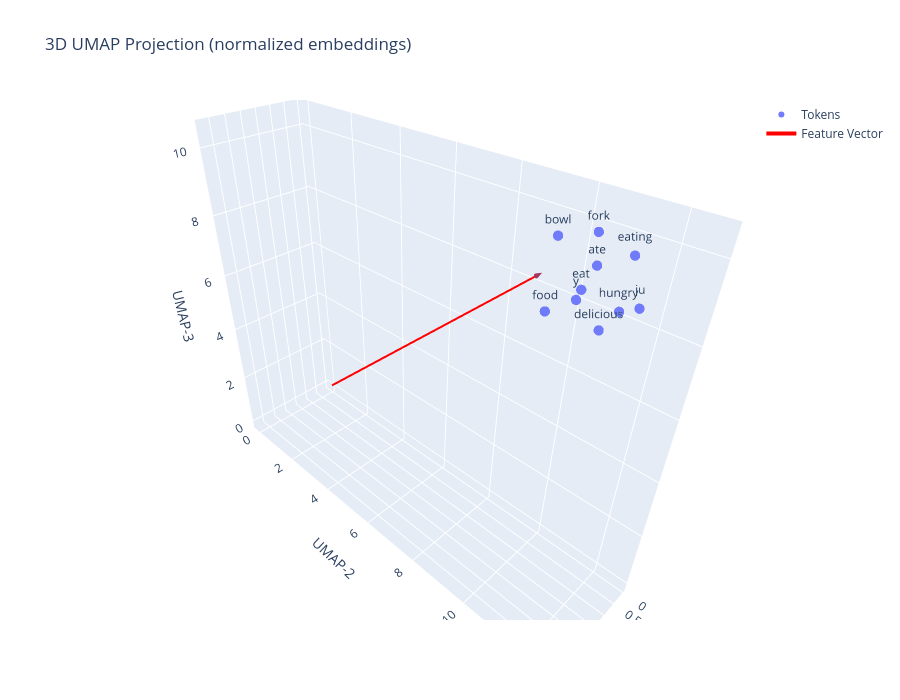

Notebook cell for this chart:
### Code cell
import numpy as np
import torch
import umap.umap_ as umap
import plotly.graph_objects as go

def plot_tokens_umap_3d(
    token_idx_list,
    embedding_table,   # torch.Tensor (vocab_size, d)
    feature_vec,       # torch.Tensor (d,)
    n_neighbors=15,
    min_dist=0.1,
    metric="cosine",
    random_state=0,
):
    """
    Projects token embeddings + feature vector to 3D with UMAP,
    using normalized vectors.

    - token_idx_list: list of (token, idx)
    - embedding_table: lookup table (vocab_size, d)
    - feature_vec: (d,)
    """

    # -------------------------
    # 1. Extract embeddings
    # -------------------------
    tokens = [t for t, _ in token_idx_list]
    idxs = [i for _, i in token_idx_list]

    emb_matrix = embedding_table[idxs].detach().cpu().numpy()  # (N, d)
    feat = feature_vec.detach().cpu().numpy().reshape(1, -1)   # (1, d)

    X = np.vstack([emb_matrix, feat])      # (N+1, d)

    # -------------------------
    # 2. Normalize (L2 norm)
    # -------------------------
    norms = np.linalg.norm(X, axis=1, keepdims=True)
    norms[norms == 0] = 1.0
    X_norm = X / norms

    # -------------------------
    # 3. UMAP → 3D
    # -------------------------
    reducer = umap.UMAP(
        n_components=3,
        n_neighbors=n_neighbors,
        min_dist=min_dist,
        metric=metric,
        random_state=random_state,
    )

    coords = reducer.fit_transform(X_norm)  # (N+1, 3)
    token_coords = coords[:-1]
    feature_coord = coords[-1]

    # -------------------------
    # 4. Plotly visualization
    # -------------------------
    fig = go.Figure()

    # Tokens (as labeled points)
    fig.add_trace(go.Scatter3d(
        x=token_coords[:, 0],
        y=token_coords[:, 1],
        z=token_coords[:, 2],
        mode="markers+text",
        text=tokens,
        textposition="top center",
        marker=dict(size=6, opacity=0.9),
        hovertext=[f"{tok}<br>idx={idxs[i]}" for i, tok in enumerate(tokens)],
        hoverinfo="text",
        name="Tokens",
    ))

    # Arrow for the feature vector (from origin)
    fig.add_trace(go.Scatter3d(
        x=[0, feature_coord[0]],
        y=[0, feature_coord[1]],
        z=[0, feature_coord[2]],
        mode="lines",
        line=dict(color="red", width=4),
        name="Feature Vector",
    ))

    # Arrowhead (cone)
    fig.add_trace(go.Cone(
        x=[feature_coord[0]],
        y=[feature_coord[1]],
        z=[feature_coord[2]],
        u=[feature_coord[0]],
        v=[feature_coord[1]],
        w=[feature_coord[2]],
        sizemode="absolute",
        sizeref=0.2,
        anchor="tail",
        showscale=False,
        name="Feature Tip",
        colorscale=[[0, 'rgb(0,0,255)']]
    ))

    fig.update_layout(
        title="3D UMAP Projection (normalized embeddings)",
        width=900,
        height=700,
        scene=dict(
            xaxis_title="UMAP-1",
            yaxis_title="UMAP-2",
            zaxis_title="UMAP-3",
        ),
    )
    fig.show()


layer = 1
num_feat = 3498
plot_tokens_umap_3d(
    token_idx_list=top_embeds_tokens(mc, layer, num_feat, tok),
    embedding_table=m.backbone.embeddings.weight.data,
    feature_vec=mc.encoders[layer].weight.data[num_feat]
)

### Figure 1 — Plotly figure (JSON) as saved in the notebook; plotly's stock layout.template omitted (floating-point values rounded to 4 significant figures)
{"data": [{"hoverinfo": "text", "hovertext": [" ate<br>idx=18739", " eat<br>idx=6008", " delicious<br>idx=17319", " eating<br>idx=9123", " bowl<br>idx=11636", " food<br>idx=2739", " y<br>idx=340", " hungry<br>idx=18254", " fork<br>idx=21195", " ju<br>idx=7166"], "marker": {"opacity": 0.9, "size": 6}, "mode": "markers+text", "name": "Tokens", "text": [" ate", " eat", " delicious", " eating", " bowl", " food", " y", " hungry", " fork", " ju"], "textposition": "top center", "type": "scatter3d", "x": [2.254, 1.908, 2.961, 1.433, 2.14, 2.939, 3.323, 1.93, 1.434, 2.565], "y": [11.5, 11.09, 12.11, 11.79, 10.55, 10.98, 11.78, 11.94, 10.99, 12.57], "z": [10.18, 9.397, 9.408, 10.2, 10.42, 9.303, 10.03, 9.273, 10.41, 9.867]}, {"line": {"color": "red", "width": 4}, "mode": "lines", "name": "Feature Vector", "type": "scatter3d", "x": [0, 2.577], "y": [0, 10.47], "z": [0, 9.711]}, {"anchor": "tail", "colorscale": [[0, "rgb(0,0,255)"]], "name": "Feature Tip", "showscale": false, "sizemode": "absolute", "sizeref": 0.2, "type": "cone", "u": [2.577], "v": [10.47], "w": [9.711], "x": [2.577], "y": [10.47], "z": [9.711]}], "layout": {"height": 700, "scene": {"xaxis": {"title": {"text": "UMAP-1"}}, "yaxis": {"title": {"text": "UMAP-2"}}, "zaxis": {"title": {"text": "UMAP-3"}}}, "title": {"text": "3D UMAP Projection (normalized embeddings)"}, "width": 900}}
